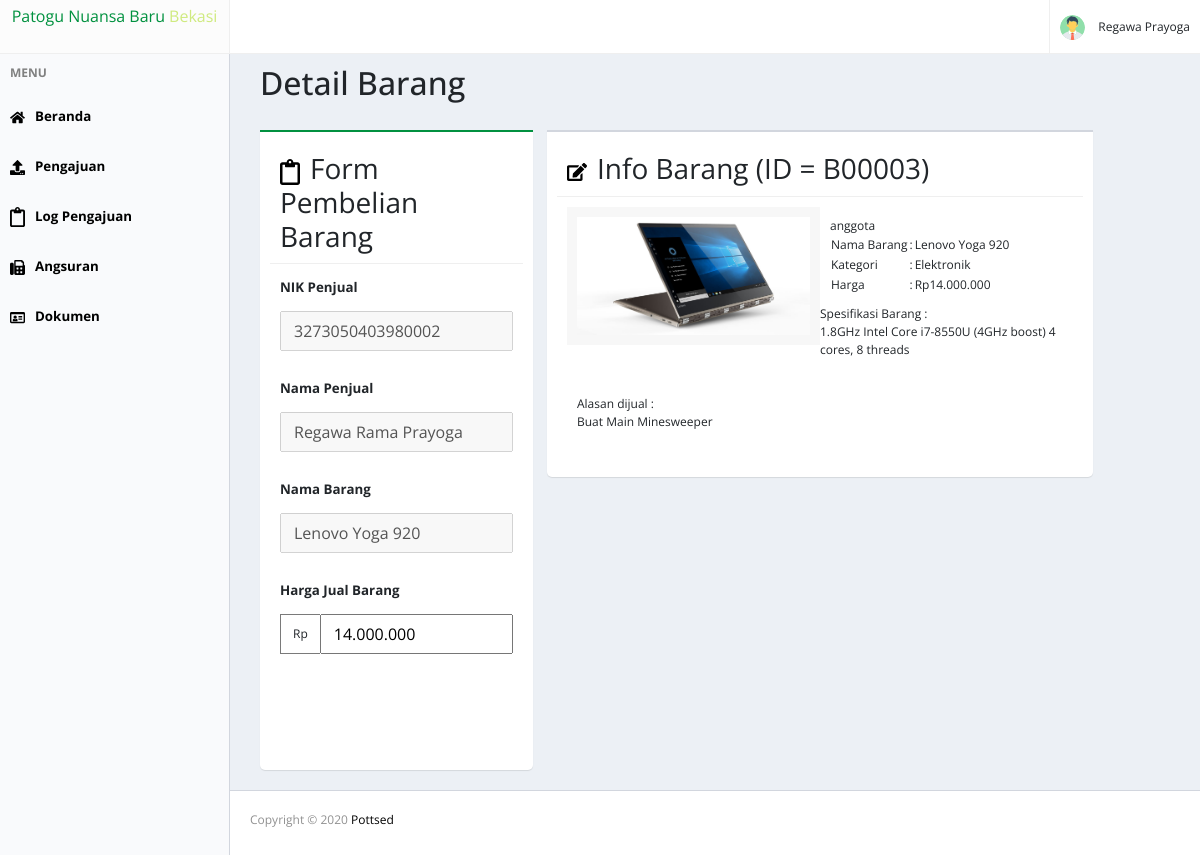
The page /main.php?page=barang&id=4 (signed in) on the database its author committed.
### tables this page shows
CREATE TABLE `tbl_anggota` (
  `nik` char(16) NOT NULL,
  `nama` varchar(30) NOT NULL,
  `alamat` text NOT NULL,
  `pekerjaan` varchar(40) NOT NULL,
  `gaji_perbulan` int(9) NOT NULL,
  `persentasi` int(3) NOT NULL DEFAULT '0'
);

CREATE TABLE `tbl_pengajuan` (
  `id_pengajuan` int(6) NOT NULL,
  `tgl_pengajuan` timestamp(6) NULL DEFAULT CURRENT_TIMESTAMP(6),
  `pengaju` char(16) NOT NULL,
  `barang` char(6) NOT NULL,
  `peruntukan` text,
  `jml_angsur` int(2) DEFAULT '0',
  `status` int(1) DEFAULT NULL
);

CREATE TABLE `tbl_barang` (
  `id_barang` char(6) NOT NULL,
  `nama` varchar(50) DEFAULT NULL,
  `kategori` char(4) DEFAULT NULL,
  `perkiraan_harga` int(9) DEFAULT NULL,
  `gambar` varchar(255) DEFAULT NULL,
  `spesifikasi` text
);

CREATE TABLE `tbl_kategori_barang` (
  `id_kategori` char(4) NOT NULL,
  `kategori_barang` varchar(20) DEFAULT NULL
);

### main.php (called while the page is built, shortened)
<?php
	include 'belakang/connect.php';
	include 'link/main.php';
?>

### link/anggota/barang.php (the view, shortened to what this page needs)
<div class="main-dash">
	<?php
	$query = mysqli_query($con,"SELECT * FROM tbl_pengajuan p WHERE p.id_pengajuan = $_GET[id]");
	if($record = mysqli_fetch_array($query)){
			$barang = mysqli_fetch_array(mysqli_query($con,"SELECT * from tbl_barang where id_barang='".$record['barang']."'"));
			$anggota = mysqli_fetch_array(mysqli_query($con,"SELECT * from tbl_anggota where nik='".$record['pengaju']."'"));
			$kategori = mysqli_fetch_array(mysqli_query($con,"SELECT * from tbl_kategori_barang where id_kategori='".$barang['kategori']."'"));
		$h_jual = number_format($barang['perkiraan_harga'],0,",",".");
		echo"
		<div class='main-content'>
			<div class='main-title'>
				<h2>Detail Barang</h2>
			</div>
			<div class='content-small green'><h3 class='content-title'><img src='img/clipboard.svg' class='menu-icon' style='width:20px;'>Form Pembelian Barang</h3>
			<div class='content'>
					<form action='proses/konfirmasi' method='post' enctype='multipart/form-data' >
						<label class='label-form'>NIK Penjual</label>
							<br/>
								<input type='text' id='t_nik' name='t_nik' value='$record[pengaju]' disabled class='form-dash'>
							<br/>
						<label class='label-form'>Nama Penjual</label>
							<br/>
								<input type='text' id='t_nama' name='t_nama' value='$anggota[nama]' disabled class='form-dash'>
							<br/>
						<label class='label-form'>Nama Barang</label>
							<br/>
								<input type='text' id='t_barang' name='t_barang' value='$barang[nama]' disabled class='form-dash'>
							<br/>
						<label class='label-form'>Harga Jual Barang</label>
							<div class='group'>
								<span class='group-tul'>Rp</span>
								<input type='text' class='form-dash' name='h_jual' id='h_jual' value='$h_jual' onloadstart='logicAngsuran()' readonly>
							</div>
							<br/>
						<label class='label-form 'hidden>Besaran Angsuran</label>
							<br/>";
							$que = mysqli_query($con,"SELECT gaji_perbulan,persentasi FROM tbl_anggota WHERE nik = '$_SESSION[user]'");
							if($anggota = mysqli_fetch_array($que)){
								echo"
									<input type='hidden' id='gaji' value='$anggota[gaji_perbulan]'>
									<input type='hidden' id='persen' value='$anggota[persentasi]'>
									<input type='hidden' id='harga' value='$barang[perkiraan_harga]'>
									<select name='besar_angsur' id='angsur' hidden class='form-dash' onchange='choosedAngsuran()'>
										<option value='0'>Pilih Jumlah Angsuran</option>
										<option value='6'>6 Bulan</option>
									</select>
								<br/>";
							}
						echo"
						<label class='label-form' hidden style='float:right'><small><label class='red-color'>*</label>) Wajib diisi</small></label><br/>
						<input type='hidden' id='angsuran' name='angsuran' value='$record[jml_angsur]'>
						<input type='hidden' value='Konfirmasi Barang' class='dash-button-blue' style='margin-top:10px;'/>
					</form>
				</div>
			</div>
			<div class='content-semi-big grey'>
				<h3 class='content-title'><img src='img/edit.svg' class='menu-icon' style='width:20px;'>Info Barang (ID = $barang[id_barang])</h3>
				<div class='content content-aju'>
					<div class='konf-det bg-img'>
						<img src='img/barang/$barang[gambar]' class='aju-img'/>
					</div>
					<div class='konf-det'>
						<table>
							<tr><td>Nama Barang</td><td>:</td><td>$barang[nama]</td></tr>
							<tr><td>Kategori</td><td>:</td><td>$kategori[kategori_barang]</td></tr>anggota
							<tr><td>Harga</td><td>:</td><td id='tambahan'>Rp$h_jual</td></tr>
						</table>
					</div>
					<div class='konf-det-2'>
						Spesifikasi Barang :
						<p>$barang[spesifikasi]</p>
					</div>
					<div class='konf-det-2'>
						Alasan dijual :
						<p>$record[peruntukan]</p>
					</div>
					<div class='clear'></div>
				</div>
			</div>
			<div class='clear'></div>
		</div>
		";
	}
	?>
</div>

### link/main.php (shortened to what this page needs)
<?php
    if (isset($_SESSION['user'])) {
    $q = mysqli_query($con,"SELECT * FROM tbl_anggota WHERE nik = '$_SESSION[user]'");
    $record = mysqli_fetch_array($q);
    }else{
    	 $record['nama']='Demo';
    }
?>
<!DOCTYPE html>
<html>
  <head>
    <?php include 'link/head.php'; ?>
  </head>
  <body class="cek">
	<div>
		<div class="header-dash">
				<div class="dash-logo">
					<center>
						<div style="padding: 4px;">
							<span style="color: #00913F">Patogu Nuansa Baru</span><span style="color:#CFEA7F"> Bekasi</span>
						</div>
					</center>
				</div>
				<div class="dash-bar" onclick="dropdown()">
					<img src="img/user_pict.svg" class="img">
					<?php
						$exp = explode(" ", $record['nama']);
						echo "$exp[0] ".$exp[sizeof($exp)-1];
					?>
				</div>
		</div>
		<div class="content-dash">
			<?php
				switch($_SESSION['tingkat']){
					case "ANGGOTA":		include "anggota/sidebar.php";	break;
				}
			?>
			<footer class="foot_dash">
			<p>Copyright &copy; <?=date("Y")?> <a href="https://github.com/pottsed">Pottsed</a></p>
			</footer>
		</div>
	</div>
  </body>
</html>

### css/style.css (style rules this page uses)
body { font-family: 'Open Sans','Helvetica Neue',Helvetica,Arial,sans-serif; -webkit-font-smoothing: antialiased; }
input[type=text], input[type=password], textarea { box-sizing : border-box; }
.cek { margin:0px; }
a { color:black; text-decoration:none; }
footer { padding:30px 0px; background-color:#F5F5F5; color:#7B7B7B; font-size:15px; text-align:center; }
footer p { margin-top:30px; font-size:12px; color:#919191; }
.foot_dash { padding:10px 0px 10px 20px; background-color:#FFF; color:#7B7B7B; font-size:15px; text-align:left; margin-left:230px; border-top:1px solid #D2D6DE; }
.foot_dash p { margin-top:10px; font-size:12px; color:#919191; }
.header-dash { background-color:white; border-bottom : 1px solid #efefef; width:100%; display:flex; justify-content: space-between; position:fixed; }
.dash-logo { width:230px; border-right:1px solid #efefef; }
.dash-bar { padding:0px 10px; border-left:1px solid #efefef; font-size:12px; line-height:53px; min-width:100px; list-style:none; }
.dash-bar img { border-radius:50%; width:25px; height:25px; vertical-align:middle; margin-right:10px; }
.content-dash { width:100%; padding-top:54px; }
.main-dash { padding-left:260px; background-color:#ECF0F5; min-height:500px; padding-top:10px; padding-right:30px; padding-bottom:20px; }
.main-content { width:100%; }
.content-semi-big { width:60%; min-height:300px; background-color:white; margin-top:20px; border-bottom-left-radius:5px; border-bottom-right-radius:5px; padding:10px; float:left; margin-right:14px; box-shadow: 0 1px 1px rgba(0,0,0,0.1); }
.content-small { width:30%; padding:10px; min-height:300px; background-color:white; margin-top:20px; border-bottom-left-radius:5px; border-bottom-right-radius:5px; float:left; margin-right:14px; box-shadow: 0 1px 1px rgba(0,0,0,0.1); }
.green { border-top:2px solid #019140; }
.grey { border-top:2px solid #d2d6de; }
.content-title { border-bottom:1px solid #efefef; padding:10px; margin:0px; font-weight:normal; }
.content { padding:10px; }
.menu-icon { display:inline; width:15px; margin-right:10px; }
.form-dash { display:block; width:100%; padding:6px 12px; margin-top:5px; }
.label-form { font-size:10pt; font-weight:bold; }
.group { display:table; border-collapse:separate; margin-top:5px; }
.group-tul { display:table-cell; padding:6px 12px; border:1px solid #7A7A7A; border-right:none; margin-right:0px; width: 1%; vertical-align: middle; font-size:12px; }
.group .form-dash { display:table-cell; float: left; width: 100%; margin-bottom: 0; margin-top:0; }
.content-aju { display:block; }
.konf-det { width:50%; padding:10px; box-sizing : border-box; font-size:12px; float:left; }
.konf-det-2 { width:100%; padding:10px; box-sizing : border-box; font-size:12px; }
.bg-img { background-color:#f7f7f7; }
.aju-img { width:100%; height:100%; object-fit:contain; }

### rows shown on the page
tbl_anggota: nama "Regawa", nama "Prayoga", t_nama "Regawa Rama Prayoga"
tbl_pengajuan: t_nik "3273050403980002", peruntukan "Buat Main Minesweeper"
tbl_barang: t_barang "Lenovo Yoga 920", h_jual "14.000.000", id_barang "B00003", gambar (picture), nama "Lenovo Yoga 920", perkiraan_harga "14.000.000", spesifikasi "1.8GHz Intel Core i7-8550U (4GHz boost) 4 cores, 8 threads"
tbl_kategori_barang: kategori_barang "Elektronik"
